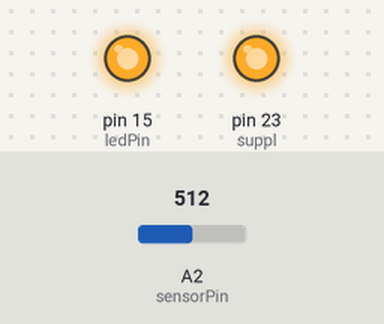
The sketch below on a simulated Arduino Mega 2560, built with avr-gcc and run on an emulated ATmega2560. Shown: output pins drawn as LEDs (lit = HIGH). The inputs (shaded band) are chosen by the test bench; at power-on: A2 (sensorPin) = 512. What the sketch prints to the serial monitor is not drawn.

Above: at 0.1 s.
Timing chart, 0 to 1.6 s (numbered marks = the images above):
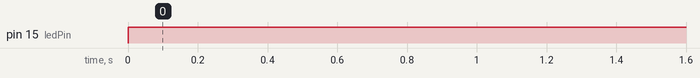

The sketch:

10.3.ino
```cpp
//22AIML028

int sensorPin = 2;    // select the input pin for the potentiometer
int ledPin = 15;      // select the pin for the LED
int sensorValue = 0;  // variable to store the value coming from the sensor
int suppl = 23;

void setup() {
  // declare the ledPin as an OUTPUT:
  pinMode(ledPin, OUTPUT);
  pinMode(suppl,OUTPUT);
  Serial.begin(115200);
  digitalWrite(suppl,HIGH);
}

void loop() {
  // read the value from the sensor:
  sensorValue = analogRead(sensorPin);
  Serial.println(sensorValue);
  if (sensorValue<1500)
    {
        digitalWrite(ledPin, HIGH);
      }
   else
   {
      digitalWrite(ledPin, LOW);
    }

  // turn the ledPin on
  // stop the program for <sensorValue> milliseconds:
  // turn the ledPin off:
  // stop the program for for <sensorValue> milliseconds:
  delay(1000);
}

//22AIML028
```

Measured:
- by itself, pin 15 (ledPin): LOW → HIGH at 0.00 s
